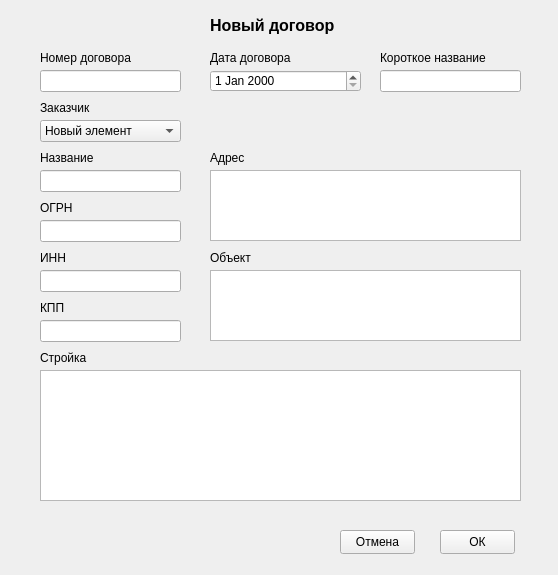
<?xml version="1.0" encoding="UTF-8"?>
<ui version="4.0">
 <class>Form</class>
 <widget class="QWidget" name="Form">
  <property name="geometry">
   <rect>
    <x>0</x>
    <y>0</y>
    <width>558</width>
    <height>575</height>
   </rect>
  </property>
  <property name="windowTitle">
   <string>Новый договор</string>
  </property>
  <widget class="QLabel" name="label">
   <property name="geometry">
    <rect>
     <x>210</x>
     <y>10</y>
     <width>131</width>
     <height>31</height>
    </rect>
   </property>
   <property name="font">
    <font>
     <pointsize>12</pointsize>
     <bold>true</bold>
    </font>
   </property>
   <property name="text">
    <string>Новый договор</string>
   </property>
  </widget>
  <widget class="QLineEdit" name="number">
   <property name="geometry">
    <rect>
     <x>40</x>
     <y>70</y>
     <width>141</width>
     <height>22</height>
    </rect>
   </property>
  </widget>
  <widget class="QDateEdit" name="d_contract">
   <property name="geometry">
    <rect>
     <x>210</x>
     <y>70</y>
     <width>151</width>
     <height>22</height>
    </rect>
   </property>
  </widget>
  <widget class="QLineEdit" name="company">
   <property name="geometry">
    <rect>
     <x>40</x>
     <y>170</y>
     <width>141</width>
     <height>22</height>
    </rect>
   </property>
  </widget>
  <widget class="QLineEdit" name="kpp">
   <property name="geometry">
    <rect>
     <x>40</x>
     <y>320</y>
     <width>141</width>
     <height>22</height>
    </rect>
   </property>
  </widget>
  <widget class="QLineEdit" name="inn">
   <property name="geometry">
    <rect>
     <x>40</x>
     <y>270</y>
     <width>141</width>
     <height>22</height>
    </rect>
   </property>
  </widget>
  <widget class="QLineEdit" name="ogrn">
   <property name="geometry">
    <rect>
     <x>40</x>
     <y>220</y>
     <width>141</width>
     <height>22</height>
    </rect>
   </property>
  </widget>
  <widget class="QLabel" name="label_2">
   <property name="geometry">
    <rect>
     <x>40</x>
     <y>150</y>
     <width>81</width>
     <height>16</height>
    </rect>
   </property>
   <property name="text">
    <string>Название</string>
   </property>
  </widget>
  <widget class="QLabel" name="label_3">
   <property name="geometry">
    <rect>
     <x>40</x>
     <y>300</y>
     <width>49</width>
     <height>16</height>
    </rect>
   </property>
   <property name="text">
    <string>КПП</string>
   </property>
  </widget>
  <widget class="QLabel" name="label_4">
   <property name="geometry">
    <rect>
     <x>40</x>
     <y>250</y>
     <width>49</width>
     <height>16</height>
    </rect>
   </property>
   <property name="text">
    <string>ИНН</string>
   </property>
  </widget>
  <widget class="QLabel" name="label_5">
   <property name="geometry">
    <rect>
     <x>40</x>
     <y>200</y>
     <width>49</width>
     <height>16</height>
    </rect>
   </property>
   <property name="text">
    <string>ОГРН</string>
   </property>
  </widget>
  <widget class="QComboBox" name="comboBox">
   <property name="geometry">
    <rect>
     <x>40</x>
     <y>120</y>
     <width>141</width>
     <height>22</height>
    </rect>
   </property>
   <item>
    <property name="text">
     <string>Новый элемент</string>
    </property>
   </item>
   <item>
    <property name="text">
     <string>Новый элемент</string>
    </property>
   </item>
   <item>
    <property name="text">
     <string>Новый элемент</string>
    </property>
   </item>
   <item>
    <property name="text">
     <string>Новый элемент</string>
    </property>
   </item>
   <item>
    <property name="text">
     <string>Новый элемент</string>
    </property>
   </item>
  </widget>
  <widget class="QLabel" name="label_10">
   <property name="geometry">
    <rect>
     <x>40</x>
     <y>50</y>
     <width>111</width>
     <height>16</height>
    </rect>
   </property>
   <property name="text">
    <string>Номер договора</string>
   </property>
  </widget>
  <widget class="QLabel" name="label_11">
   <property name="geometry">
    <rect>
     <x>210</x>
     <y>50</y>
     <width>111</width>
     <height>16</height>
    </rect>
   </property>
   <property name="text">
    <string>Дата договора</string>
   </property>
  </widget>
  <widget class="QLabel" name="label_12">
   <property name="geometry">
    <rect>
     <x>40</x>
     <y>100</y>
     <width>111</width>
     <height>16</height>
    </rect>
   </property>
   <property name="text">
    <string>Заказчик</string>
   </property>
  </widget>
  <widget class="QPlainTextEdit" name="adr">
   <property name="geometry">
    <rect>
     <x>210</x>
     <y>170</y>
     <width>311</width>
     <height>71</height>
    </rect>
   </property>
  </widget>
  <widget class="QLabel" name="label_6">
   <property name="geometry">
    <rect>
     <x>210</x>
     <y>150</y>
     <width>81</width>
     <height>16</height>
    </rect>
   </property>
   <property name="text">
    <string>Адрес</string>
   </property>
  </widget>
  <widget class="QPushButton" name="b_ok">
   <property name="geometry">
    <rect>
     <x>440</x>
     <y>530</y>
     <width>75</width>
     <height>24</height>
    </rect>
   </property>
   <property name="text">
    <string>ОК</string>
   </property>
  </widget>
  <widget class="QPushButton" name="b_cancel">
   <property name="geometry">
    <rect>
     <x>340</x>
     <y>530</y>
     <width>75</width>
     <height>24</height>
    </rect>
   </property>
   <property name="text">
    <string>Отмена</string>
   </property>
  </widget>
  <widget class="QPlainTextEdit" name="obj">
   <property name="geometry">
    <rect>
     <x>210</x>
     <y>270</y>
     <width>311</width>
     <height>71</height>
    </rect>
   </property>
  </widget>
  <widget class="QPlainTextEdit" name="build">
   <property name="geometry">
    <rect>
     <x>40</x>
     <y>370</y>
     <width>481</width>
     <height>131</height>
    </rect>
   </property>
  </widget>
  <widget class="QLabel" name="label_7">
   <property name="geometry">
    <rect>
     <x>210</x>
     <y>250</y>
     <width>49</width>
     <height>16</height>
    </rect>
   </property>
   <property name="text">
    <string>Объект</string>
   </property>
  </widget>
  <widget class="QLabel" name="label_8">
   <property name="geometry">
    <rect>
     <x>40</x>
     <y>350</y>
     <width>49</width>
     <height>16</height>
    </rect>
   </property>
   <property name="text">
    <string>Стройка</string>
   </property>
  </widget>
  <widget class="QLineEdit" name="name">
   <property name="geometry">
    <rect>
     <x>380</x>
     <y>70</y>
     <width>141</width>
     <height>22</height>
    </rect>
   </property>
  </widget>
  <widget class="QLabel" name="label_9">
   <property name="geometry">
    <rect>
     <x>380</x>
     <y>50</y>
     <width>111</width>
     <height>16</height>
    </rect>
   </property>
   <property name="text">
    <string>Короткое название</string>
   </property>
  </widget>
 </widget>
 <resources/>
 <connections/>
</ui>
